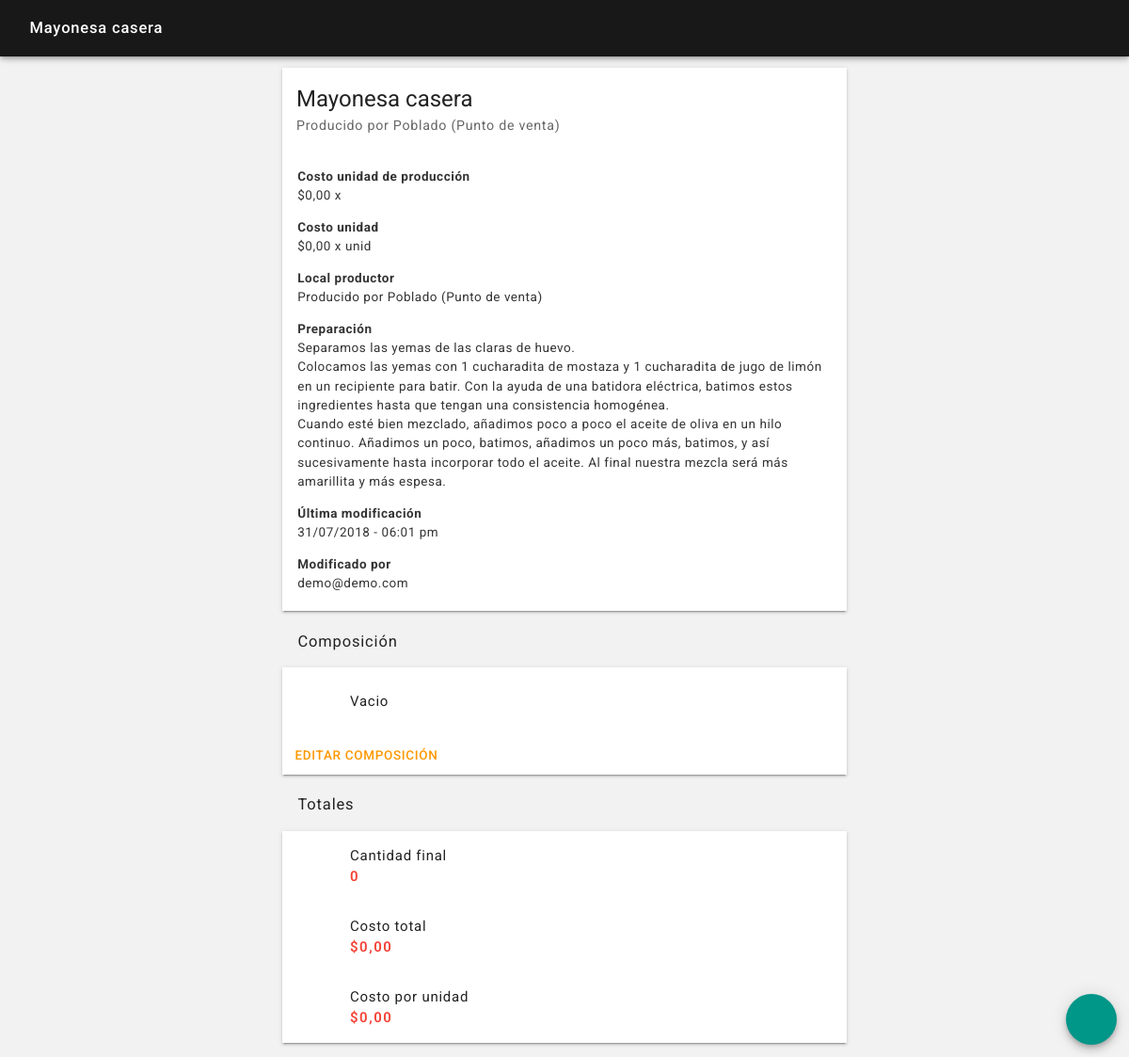
The app's page /componentes_producidos_detalle.php?id=1&componente=mayonesa casera (signed in) with its own data.
### tables this page shows
CREATE TABLE `componentes_producidos` (
  `id` int(15) NOT NULL,
  `fecha` datetime NOT NULL,
  `usuario` int(15) NOT NULL,
  `unidad` varchar(50) NOT NULL,
  `unidad_produccion` varchar(50) NOT NULL,
  `componente` varchar(255) NOT NULL,
  `costo_unidad` varchar(15) NOT NULL,
  `costo_unidad_produccion` varchar(15) NOT NULL,
  `productor` int(15) NOT NULL,
  `preparacion` text NOT NULL
);

CREATE TABLE `locales` (
  `id` int(15) NOT NULL,
  `fecha` datetime NOT NULL,
  `usuario` int(15) NOT NULL,
  `local` varchar(50) NOT NULL,
  `direccion` varchar(100) NOT NULL,
  `telefono` varchar(15) NOT NULL,
  `tipo` varchar(50) NOT NULL,
  `apertura` time NOT NULL,
  `cierre` time NOT NULL,
  `propina` int(3) NOT NULL,
  `imagen` varchar(2) NOT NULL,
  `imagen_nombre` varchar(50) NOT NULL
);

CREATE TABLE `usuarios` (
  `id` int(15) NOT NULL,
  `fecha` datetime NOT NULL,
  `usuario` int(15) NOT NULL,
  `correo` varchar(50) NOT NULL,
  `contrasena` varchar(50) NOT NULL,
  `nombres` varchar(100) NOT NULL,
  `apellidos` varchar(100) NOT NULL,
  `tipo` varchar(50) NOT NULL,
  `local` int(15) NOT NULL,
  `imagen` varchar(2) NOT NULL,
  `imagen_nombre` varchar(50) NOT NULL
);

### componentes_producidos_detalle.php (the view, shortened to what this page needs)
<?php
include ("sis/nombre_sesion.php");
?>
<?php
if(isset($_POST['id'])) $id = $_POST['id']; elseif(isset($_GET['id'])) $id = $_GET['id']; else $id = null;
if(isset($_POST['unidad_compra'])) $unidad_compra = $_POST['unidad_compra']; elseif(isset($_GET['unidad_compra'])) $unidad_compra = $_GET['unidad_compra']; else $unidad_compra = null;
if(isset($_POST['componente'])) $componente = $_POST['componente']; elseif(isset($_GET['componente'])) $componente = $_GET['componente']; else $componente = null;
if(isset($_POST['body_snack'])) $body_snack = $_POST['body_snack']; elseif(isset($_GET['body_snack'])) $body_snack = $_GET['body_snack']; else $body_snack = null;
?>
<!DOCTYPE html>
<html lang="es">
<head>
    <?php
    include ("partes/head.php");
    ?>
</head>
<body <?php echo $body_snack; ?>>
<header class="rdm-toolbar--contenedor">
    <div class="rdm-toolbar--fila">
        <div class="rdm-toolbar--izquierda">
            <h2 class="rdm-toolbar--titulo"><?php echo ucfirst("$componente"); ?></h2>
        </div>
    </div>
</header>
<main class="rdm--contenedor-toolbar">
    <?php
    $consulta = $conexion->query("SELECT * FROM componentes_producidos WHERE id = '$id'");
    if ($consulta->num_rows == 0)
    {
        ?>
        <div class="rdm-vacio--caja">
            <i class="zmdi zmdi-alert-circle-o zmdi-hc-4x"></i>
            <p class="rdm-tipografia--subtitulo1">Esta componente ya no existe</p>
        </div>
        <?php
    }
    else
    {
        while ($fila = $consulta->fetch_assoc())
        {
            $id_componente_producido = $fila['id'];
            $fecha = date('d/m/Y', strtotime($fila['fecha']));
            $hora = date('h:i a', strtotime($fila['fecha']));
            $usuario = $fila['usuario'];
            $unidad = $fila['unidad'];
            $unidad_produccion = $fila['unidad_produccion'];
            $componente = $fila['componente'];
            $productor = $fila['productor'];
            $preparacion = $fila['preparacion'];
            $consulta2 = $conexion->query("SELECT * FROM locales WHERE id = $productor");
            if ($filas2 = $consulta2->fetch_assoc())
            {
                $productor = $filas2['local'];
                $productor_tipo = $filas2['tipo'];
                $productor = "producido por " .ucfirst($productor). " (". ucfirst($productor_tipo) . ")";
            }
            else
            {
                $productor = "No se ha asignado un local productor";
            }
            $consulta_usuario = $conexion->query("SELECT * FROM usuarios WHERE id = '$usuario'");
            if ($fila = $consulta_usuario->fetch_assoc())
            {
                $usuario = $fila['correo'];
            }
            if (($unidad_produccion == "k") or ($unidad_produccion == "l") or ($unidad_produccion == "m"))
            {
                $costo_unidad = $total_costo / 1000;
            }
            else
            {
                $costo_unidad = $total_costo;
            }
            ?>
            <section class="rdm-tarjeta">
                <div class="rdm-tarjeta--primario-largo">
                    <h1 class="rdm-tarjeta--titulo-largo"><?php echo ucfirst("$componente"); ?></h1>
                    <h2 class="rdm-tarjeta--subtitulo-largo"><?php echo ucfirst($productor) ?></h2>
                </div>
                <div class="rdm-tarjeta--cuerpo">
                    <p><b>Costo unidad de producción</b> <br>$<?php echo number_format($costo_unidad_compra, 2, ",", "."); ?> x <?php echo ("$unidad_compra"); ?></p>
                    <p><b>Costo unidad</b> <br>$<?php echo number_format($costo_unidad, 2, ",", "."); ?> x <?php echo ("$unidad"); ?></p>
                    <p><b>Local productor</b> <br><?php echo ucfirst("$productor"); ?></p>
                    <?php
                    if (!empty($preparacion))
                    {
                    ?>
                    <p><b>Preparación</b> <br><?php echo nl2br("$preparacion"); ?></p>
                    <?php
                    }
                    ?>
                    <p><b>Última modificación</b> <br><?php echo ucfirst("$fecha"); ?> - <?php echo ucfirst("$hora"); ?></p>
                    <p><b>Modificado por</b> <br><?php echo ("$usuario"); ?></p>
                </div>
            </section>
            <?php
        }
    }
    ?>
    <h2 class="rdm-lista--titulo-largo">Composición</h2>
    <section class="rdm-lista">
        <?php
        $consulta = $conexion->query("SELECT * FROM composiciones_componentes_producidos WHERE componente_producido = '$id_componente_producido' ORDER BY fecha DESC");
        if ($consulta->num_rows == 0)
        {
            ?>
            <article class="rdm-lista--item-sencillo">
                <div class="rdm-lista--izquierda-sencillo">
                    <div class="rdm-lista--contenedor">
                        <div class="rdm-lista--icono"><i class="zmdi zmdi-widgets zmdi-hc-2x"></i></div>
                    </div>
                    <div class="rdm-lista--contenedor">
                        <h2 class="rdm-lista--titulo">Vacio</h2>
                    </div>
                </div>
            </article>
            <?php
        }
        ?>
        <div class="rdm-tarjeta--acciones-izquierda">
            <a href="componentes_producidos_componentes.php?id_componente_producido=<?php echo "$id_componente_producido"; ?>"><button class="rdm-boton--plano-resaltado">Editar composición</button></a>
        </div>
    </section>
    <h2 class="rdm-lista--titulo-largo">Totales</h2>
    <section class="rdm-lista">
        <article class="rdm-lista--item-sencillo">
            <div class="rdm-lista--izquierda-sencillo">
                <div class="rdm-lista--contenedor">
                    <div class="rdm-lista--icono"><i class="zmdi zmdi-shape zmdi-hc-2x"></i></div>
                </div>
                <div class="rdm-lista--contenedor">
                    <h2 class="rdm-lista--titulo">Cantidad final</h2>
                    <h2 class="rdm-lista--texto-valor"><span class="rdm-lista--texto-negativo"><?php echo number_format($cantidad_final, 0, ",", "."); ?></span></h2>
                </div>
            </div>
        </article>
        <article class="rdm-lista--item-sencillo">
            <div class="rdm-lista--izquierda-sencillo">
                <div class="rdm-lista--contenedor">
                    <div class="rdm-lista--icono"><i class="zmdi zmdi-shape zmdi-hc-2x"></i></div>
                </div>
                <div class="rdm-lista--contenedor">
                    <h2 class="rdm-lista--titulo">Costo total</h2>
                    <h2 class="rdm-lista--texto-valor"><span class="rdm-lista--texto-negativo">$<?php echo number_format($total_costo, 2, ",", "."); ?></span></h2>
                </div>
            </div>
        </article>
        <article class="rdm-lista--item-sencillo">
            <div class="rdm-lista--izquierda-sencillo">
                <div class="rdm-lista--contenedor">
                    <div class="rdm-lista--icono"><i class="zmdi zmdi-shape zmdi-hc-2x"></i></div>
                </div>
                <div class="rdm-lista--contenedor">
                    <h2 class="rdm-lista--titulo">Costo por unidad</h2>
                    <h2 class="rdm-lista--texto-valor"><span class="rdm-lista--texto-negativo">$<?php echo number_format($total_costo, 2, ",", "."); ?></span></h2>
                </div>
            </div>
        </article>
    </section>
</main>
<footer>
    <a href="componentes_producidos_editar.php?id=<?php echo "$id_componente_producido"; ?>"><button class="rdm-boton--fab" ><i class="zmdi zmdi-edit zmdi-hc-2x"></i></button></a>
</footer>
</body>
</html>

### css/estilos.css (style rules this page uses)
body { background-color: rgba(0, 0, 0, 0.05); color: #222; font-family: 'Roboto', sans-serif, arial; font-size: 15px; font-weight: 300; margin: 0; }
a { color: inherit; text-decoration: none; outline: none; }
.rdm--contenedor-toolbar, .rdm--contenedor-toolbar-tabs { box-sizing: border-box; margin: 0 auto; max-width: 600px; width: 95%; margin-top: 4.5rem; }
.rdm--contenedor-toolbar, .rdm--contenedor-zona { box-sizing: border-box; margin: 0 auto; max-width: 600px; width: 95%; margin-top: 4.5rem; }

### css/toolbar.css (style rules this page uses)
.rdm-toolbar--contenedor { box-shadow: 0px 2px 4px -1px rgba(0, 0, 0, 0.2), 0px 4px 5px 0px rgba(0, 0, 0, 0.14), 0px 1px 10px 0px rgba(0, 0, 0, 0.12); box-sizing: border-box; color: #fff; left: 0; position: fixed; top: 0; width: 100%; z-index: 1; }
.rdm-toolbar--fila, .rdm-toolbar--fila-tab { background-color: rgba(0,0,0,0.9); align-items: center; display: flex; justify-content: space-between; padding: 1em; height: 2em; }
.rdm-toolbar--izquierda, .rdm-toolbar--centro, .rdm-toolbar--derecha { display: flex; align-items: center; }
.rdm-toolbar--titulo, .rdm-toolbar--titulo-centro, .rdm-toolbar--texto-secundario { font-size: 1.1em; font-weight: 500; letter-spacing: 0.05em; line-height: 1.5em; margin: 0 0 0 1em; max-width: 240px; white-space: nowrap; overflow: hidden; text-overflow: ellipsis; }

### css/botones.css (style rules this page uses)
button { border-radius: 0.2em; border: none; box-shadow: 0px 3px 1px -2px rgba(0, 0, 0, 0.2), 0px 2px 2px 0px rgba(0, 0, 0, 0.14), 0px 1px 5px 0px rgba(0, 0, 0, 0.12); box-sizing: border-box; color: rgba(255, 255, 255, 1); display: inline-block; font-family: 'Roboto', sans-serif, arial; font-size: 0.9em; font-weight: 500; letter-spacing: 0.05em; outline: none; padding: 1em 1em 0.9em 1em; text-align: center; text-decoration: none; text-transform: uppercase; transition: 250ms linear; vertical-align: middle; }
.rdm-boton--plano-resaltado { background-color: transparent; box-shadow: none; color: #FF9800; }
.rdm-boton--fab { background-color: #009688; border-radius: 50%; bottom: 1em; box-shadow: 0px 3px 5px -1px rgba(0, 0, 0, 0.2), 0px 6px 10px 0px rgba(0, 0, 0, 0.14), 0px 1px 18px 0px rgba(0, 0, 0, 0.12); height: 4em; position: fixed; right: 1em; width: 4em; z-index: 200; }

### css/listas.css (style rules this page uses)
.rdm-lista, .rdm-lista-sencillo, .rdm-lista-amplio, .rdm-lista-amplia, .rdm-lista--porcentaje { background-color: #fff; box-shadow: 0px 3px 1px -2px rgba(0, 0, 0, 0.2), 0px 2px 2px 0px rgba(0, 0, 0, 0.14), 0px 1px 5px 0px rgba(0, 0, 0, 0.12); box-sizing: border-box; margin: 0 auto; margin-bottom: 1em; width: 100%; }
.rdm-lista--titulo-largo { font-size: 1.1em; font-weight: 400; letter-spacing: 0.05em; padding: 0.5em 1em 0.25em 1em; }
.rdm-lista--item-sencillo { align-items: center; display: flex; justify-content: space-between; padding: 1em; transition: 250ms linear; }
.rdm-lista--izquierda, .rdm-lista--izquierda-sencillo, .rdm-lista--derecha { display: flex; }
.rdm-lista--izquierda-sencillo { align-items: center; }
.rdm-lista--texto-negativo { color: #F44336; }
.rdm-lista--contenedor { display: inline-block; }
.rdm-lista--icono { display: table-cell; height: 2.8em; text-align: center; vertical-align: middle; width: 2.8em; }
.rdm-lista--titulo, .rdm-lista--texto-secundario, .rdm-lista--texto-valor, .rdm-lista--titulo-amplio, .rdm-lista--mensaje, .rdm-lista--texto-secundario-porcentaje, .rdm-lista--texto-valor-porcentaje, .rdm-lista--texto-porcentaje, .rdm-lista--titulo-porcentaje, .rdm-lista--texto-unidad { font-size: 1em; font-weight: 400; letter-spacing: 0.05em; line-height: 1.5em; margin: 0 0 0 1em; }
.rdm-lista--texto-valor { font-weight: 600; letter-spacing: 0.1em; }

### css/formularios.css (style rules this page uses)
input, button, textarea { appearance: none; outline: none; -webkit-appearance: none; }

### records on screen
componentes_producidos: componente "Mayonesa casera", locales.local+tipo "Producido por Poblado (Punto de venta)", costo_unidad "0,00", unidad "unid", preparacion "Separamos las yemas de las claras de huevo. Colocamos las yemas con 1 cucharadita de mostaza y 1 cucharadita de jugo de limón en un recipiente para batir. Con la ayuda de una batidora eléctrica, batimos estos ingredientes hasta que tengan una consistencia homogénea. Cuando esté bien mezclado, añadimos poco a poco el aceite de oliva en un hilo continuo. Añadimos un poco, batimos, añadimos un poco más, batimos, y así sucesivamente hasta incorporar todo el aceite. Al final nuestra mezcla será más amarillita y más espesa.", fecha "31/07/2018", fecha "06:01 pm", usuarios.correo "demo@demo.com"

### other values on screen
$cantidad_final "0"
$total_costo "0,00"
